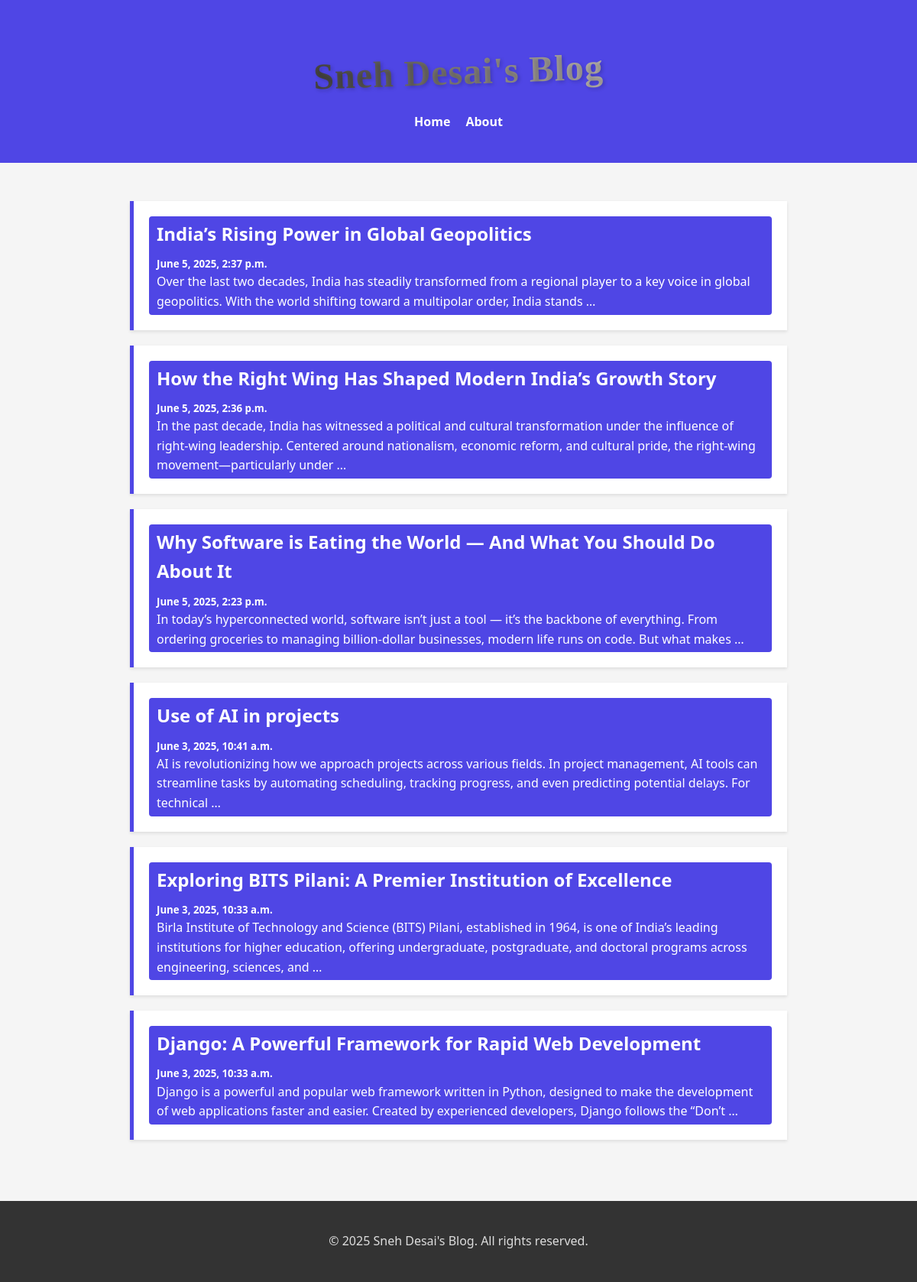
The page / on the database its author committed.
### posts/models.py (models this page shows)
class Post(models.Model):
    title = models.CharField(max_length=100)
    body = models.CharField(max_length=1000000)
    toc = models.DateTimeField(default=datetime.now, blank=True)

### posts/views.py (the view)
# urls.py: path('',views.index,name='index'),
def index(request):
    posts = Post.objects.all()
    return render(request, 'index.html',{'posts' : posts})

### templates/index.html (shortened to what this page needs)
{% load static %}
<!DOCTYPE html>
<html lang="en">
<head>
  <link rel="stylesheet" href="{% static 'css/styles.css' %}" />
</head>
<body>
  <header>
    <div class="container">
      <h1>Sneh Desai's Blog</h1>
      <nav>
        <a href="/">Home</a>
        <a href="/about">About</a>
      </nav>
    </div>
  </header>
  <main class="container">
    {% for post in posts reversed %}
    <section class="post">
      <a href="/post/{{post.id}}">
      <h2>{{post.title}}</h2>
      <h5>{{post.toc}}</h5>
      <p>{{post.body|truncatewords:30}}</p>
    </a>
    </section>
    {% endfor %}
  </main>
  <footer>
    <div class="container">
      <p>&copy; 2025 Sneh Desai's Blog. All rights reserved.</p>
    </div>
  </footer>
</body>
</html>

### static/css/styles.css (style rules this page uses)
* { margin: 0; padding: 0; box-sizing: border-box; }
body { font-family: 'Segoe UI', sans-serif; line-height: 1.6; background-color: #f5f5f5; color: #333; }
.container { width: 90%; max-width: 900px; margin: 0 auto; padding: 20px; }
header { background-color: #4f46e5; color: white; padding: 20px 0; margin-bottom: 30px; }
header h1 { font-family: 'Pacifico', cursive; font-size: 3em; letter-spacing: 1px; line-height: 1.4; text-align: center; padding: 20px; background: linear-gradient(to right, hwb(0 0% 100%), hsl(28, 100%, 97%)); -webkit-background-clip: text; -webkit-text-fill-color: transparent; color: transparent; text-shadow: 2px 2px 5px rgba(0, 0, 0, 0.2); transform: rotate(-2deg); animation: moveText 3s ease infinite; }
nav { display: flex; justify-content: center; gap: 20px; }
nav a { color: white; text-decoration: none; font-weight: bold; }
.post { background-color: white; padding: 20px; margin-bottom: 20px; border-left: 5px solid #4f46e5; box-shadow: 0 2px 4px rgba(0,0,0,0.1); }
.post h2 { margin-bottom: 10px; }
footer { background-color: #333; color: #ddd; text-align: center; padding: 20px 0; margin-top: 40px; }
.post a { display: inline-block; background-color: #4f46e5; color: white; padding: 4px 10px; text-decoration: none; font-weight: 500; border-radius: 4px; transition: background-color 0.3s ease; }

### rows shown on the page
Post: title "India’s Rising Power in Global Geopolitics", toc "June 5, 2025, 2:37 p.m.", body "Over the last two decades, India has steadily transformed from a regional player to a key voice in global geopolitics. With the world shifting toward a multipolar order, India stands …"
Post: title "How the Right Wing Has Shaped Modern India’s Growth Story", toc "June 5, 2025, 2:36 p.m.", body "In the past decade, India has witnessed a political and cultural transformation under the influence of right-wing leadership. Centered around nationalism, economic reform, and cultural pride, the right-wing movement—particularly under …"
Post: title "Why Software is Eating the World — And What You Should Do About It", toc "June 5, 2025, 2:23 p.m.", body "In today’s hyperconnected world, software isn’t just a tool — it’s the backbone of everything. From ordering groceries to managing billion-dollar businesses, modern life runs on code. But what makes …"
Post: title "Use of AI in projects", toc "June 3, 2025, 10:41 a.m.", body "AI is revolutionizing how we approach projects across various fields. In project management, AI tools can streamline tasks by automating scheduling, tracking progress, and even predicting potential delays. For technical …"
Post: title "Exploring BITS Pilani: A Premier Institution of Excellence", toc "June 3, 2025, 10:33 a.m.", body "Birla Institute of Technology and Science (BITS) Pilani, established in 1964, is one of India’s leading institutions for higher education, offering undergraduate, postgraduate, and doctoral programs across engineering, sciences, and …"
Post: title "Django: A Powerful Framework for Rapid Web Development", toc "June 3, 2025, 10:33 a.m.", body "Django is a powerful and popular web framework written in Python, designed to make the development of web applications faster and easier. Created by experienced developers, Django follows the “Don’t …"
